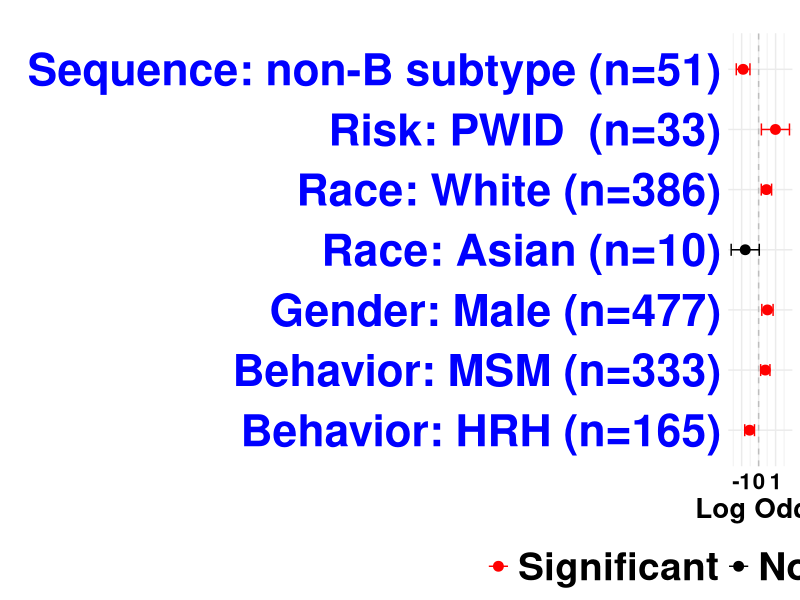

The R script that drew this image:
library(ggplot2)

rm(list=ls())

# Sample data
df <- data.frame(
  category = c("Gender: Male (n=477)", 
               #"Gender: Non-Binary/Not Reported (n=7)", 
               "Race: Asian (n=10)", 
               #"Race: Other (n=30)", 
               "Race: White (n=386)", 
               #"Race: Not Reported (n=7)", 
               "Sequence: non-B subtype (n=51)", 
               "Behavior: MSM (n=333)", 
               "Behavior: HRH (n=165)", 
               "Risk: PWID  (n=33)"
               #"Age at HIV Diagnosis (n=583)"
               ),
  
  log_odds = c(0.5195, 
               #0.3712, 
               -0.7893, 
               #0.3093, 
               0.4604, 
               #0.5280, 
               -0.91371, 
               0.39270, 
               -0.53185,
               0.99007
               #-0.007950
               ),
  
  std_error = c(0.1693, 
               # 0.6443, 
                0.4223, 
                # 0.3342, 
                0.1552, 
                # 0.7014, 
                0.20528, 
                0.13964, 
                0.14633, 
                0.42209
                #0.005376
               ),
  
  p_value = c(0.00214, 
              #0.56453, 
              0.06162, 
              #0.35464, 
              0.00301, 
              #0.45160, 
              8.54e-06, 
              0.00492, 
              0.000278, 
              0.019
              #0.139
              )
)

# Calculate confidence intervals
df$lower_ci <- df$log_odds - 1.96 * df$std_error
df$upper_ci <- df$log_odds + 1.96 * df$std_error

# Determine if CI crosses 0 (non-significant) or not (significant)
df$significant <- ifelse(df$lower_ci * df$upper_ci <= 0, "No", "Yes")

ggplot(df, aes(x=log_odds, y=category)) + 
  geom_vline(aes(xintercept=0), linetype="dashed", color="grey") +
  
  # Point for log odds colored by significance
  geom_point(aes(color=significant), size=3) +  
  
  # Error bars colored by significance
  geom_errorbarh(aes(xmin=lower_ci, xmax=upper_ci, color=significant), height=0.2) +
  
  scale_color_manual(values=c("No"="black", "Yes"="red"), 
                     name="",
                     breaks=c("Yes", "No"),
                     labels=c("Significant", "Not Significant")) +
  
  labs(title="", x="Log Odds", y="") +
  theme_minimal() +
  theme(legend.position="bottom",
        axis.text.y=element_text(size=32, face="bold", color="blue"),   # for y-axis categories
        axis.title.x=element_text(size=20, face="bold", color="black"), # for x-axis label "Log Odds"
        axis.text.x=element_text(size=16, face="bold", color="black"), #for x-axis ticks
        legend.title=element_blank(), # for legend title "Significance"
        legend.text=element_text(size=28, face="bold", color="black"))  # for legend items "Significant"/"Not Significant"
